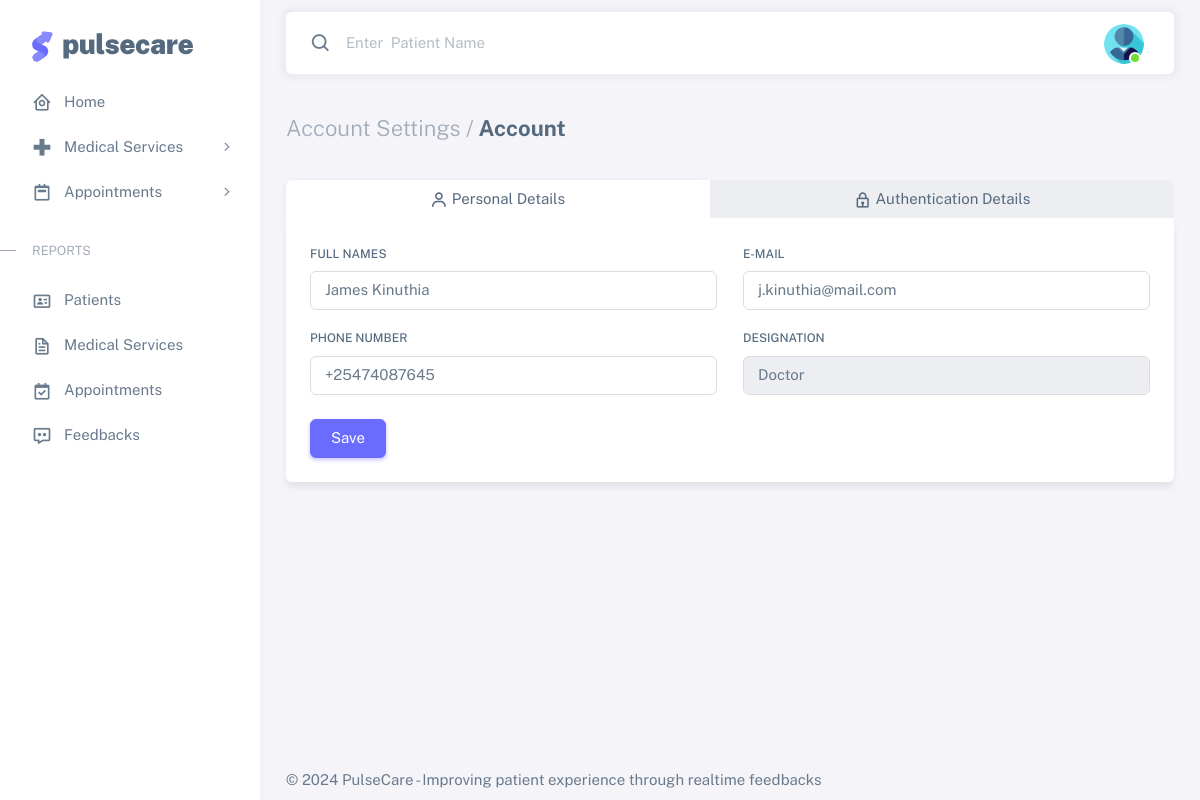
Page /views/profile.php (signed in) on the committed database.
### tables this page shows
CREATE TABLE `users` (
  `user_id` int(200) NOT NULL,
  `user_names` varchar(200) NOT NULL,
  `user_email` varchar(200) NOT NULL,
  `user_password` varchar(200) NOT NULL,
  `user_phone` varchar(200) NOT NULL,
  `user_access_level` varchar(200) NOT NULL,
  `user_designation` varchar(200) DEFAULT NULL,
  `user_change_password` int(200) NOT NULL DEFAULT 1,
  `user_account_status` int(5) NOT NULL DEFAULT 0
);

### config/checklogin.php (called while the page is built, shortened)
<?php
$user_id = mysqli_real_escape_string($mysqli, $_SESSION['user_id']);

### views/profile.php (the view, shortened to what this page needs)
<?php
require_once('../config/config.php');
require_once('../config/checklogin.php');
require_once('../helpers/users.php');
require_once('../partials/head.php');
?>
<body>
    <div class="layout-wrapper layout-content-navbar">
        <div class="layout-container">
            <?php require_once('../partials/aside.php'); ?>
            <div class="layout-page">
                <?php require_once('../partials/navbar.php'); ?>
                <div class="content-wrapper">
                    <?php
                    $users_sql = mysqli_query(
                        $mysqli,
                        "SELECT * FROM users WHERE user_id = '{$user_id}'"
                    );
                    if (mysqli_num_rows($users_sql) > 0) {
                        while ($user_detail = mysqli_fetch_array($users_sql)) { ?>
                            <div class="container-xxl flex-grow-1 container-p-y">
                                <h4 class="fw-bold py-3 mb-4"><span class="text-muted fw-light">Account Settings /</span> Account</h4>
                                <div class="row">
                                    <div class="col-xl-12">
                                        <div class="nav-align-top mb-4">
                                            <ul class="nav nav-tabs nav-fill" role="tablist">
                                                <li class="nav-item">
                                                    <button
                                                        type="button"
                                                        class="nav-link active"
                                                        role="tab"
                                                        data-bs-toggle="tab"
                                                        data-bs-target="#navs-justified-home"
                                                        aria-controls="navs-justified-home"
                                                        aria-selected="true">
                                                        <i class="tf-icons bx bx-user"></i> Personal Details
                                                    </button>
                                                </li>
                                                <li class="nav-item">
                                                    <button
                                                        type="button"
                                                        class="nav-link"
                                                        role="tab"
                                                        data-bs-toggle="tab"
                                                        data-bs-target="#navs-justified-profile"
                                                        aria-controls="navs-justified-profile"
                                                        aria-selected="false">
                                                        <i class="tf-icons bx bx-lock"></i> Authentication Details
                                                    </button>
                                                </li>
                                            </ul>
                                            <div class="tab-content">
                                                <div class="tab-pane fade show active" id="navs-justified-home" role="tabpanel">
                                                    <form method="POST">
                                                        <div class="row">
                                                            <div class="mb-3 col-md-6">
                                                                <label for="firstName" class="form-label">Full Names</label>
                                                                <input
                                                                    class="form-control"
                                                                    type="text"
                                                                    name="user_names"
                                                                    value="<?php echo $user_detail['user_names']; ?>"
                                                                    autofocus />
                                                            </div>
                                                            <div class="mb-3 col-md-6">
                                                                <label for="email" class="form-label">E-mail</label>
                                                                <input
                                                                    class="form-control"
                                                                    type="text"
                                                                    id="email"
                                                                    name="user_email"
                                                                    value="<?php echo $user_detail['user_email']; ?>" />
                                                            </div>
                                                            <div class="mb-3 col-md-6">
                                                                <label for="organization" class="form-label">Phone number</label>
                                                                <input
                                                                    type="text"
                                                                    class="form-control"
                                                                    name="user_phone"
                                                                    value="<?php echo $user_detail['user_phone']; ?>" />
                                                            </div>
                                                            <div class="mb-3 col-md-6">
                                                                <label for="address" class="form-label">Designation</label>
                                                                <input type="text" readonly class="form-control" id="address" name="user_designation" value="<?php echo $user_detail['user_designation']; ?>" />
                                                            </div>
                                                        </div>
                                                        <div class="mt-2">
                                                            <button type="submit" name="Update_User" class="btn btn-primary me-2">Save</button>
                                                        </div>
                                                    </form>
                                                </div>
                                            </div>
                                        </div>
                                    </div>
                                </div>
                            </div>
                    <?php }
                    } ?>
                </div>
                <?php require_once('../partials/footer.php'); ?>
            </div>
        </div>
    </div>
</body>
</html>

### partials/navbar.php (shortened to what this page needs)
<?php
$users_sql = mysqli_query(
    $mysqli,
    "SELECT user_id, user_names, user_access_level FROM users WHERE user_id = '{$user_id}'"
);
if (mysqli_num_rows($users_sql) > 0) {
    while ($user_detail = mysqli_fetch_array($users_sql)) {
?>
        <nav
            class="layout-navbar container-xxl navbar navbar-expand-xl navbar-detached align-items-center bg-navbar-theme"
            id="layout-navbar">
            <div class="navbar-nav-right d-flex align-items-center" id="navbar-collapse">
                <?php if ($_SESSION['user_access_level'] != 'Patient') { ?>
                    <form action="users_patients">
                        <div class="navbar-nav align-items-center">
                            <div class="nav-item d-flex align-items-center">
                                <i class="bx bx-search fs-4 lh-0"></i>
                                <input
                                    type="text"
                                    class="form-control border-0 shadow-none"
                                    placeholder="Enter  Patient Name"
                                    aria-label="Search..." />
                            </div>
                        </div>
                    </form>
                <?php } ?>
                <ul class="navbar-nav flex-row align-items-center ms-auto">
                    <li class="nav-item navbar-dropdown dropdown-user dropdown">
                        <a class="nav-link dropdown-toggle hide-arrow" href="profile" data-bs-toggle="dropdown">
                            <div class="avatar avatar-online">
                                <img src="../public/img/avatars/no-profile.png" alt class="w-px-40 h-auto rounded-circle" />
                            </div>
                        </a>
                    </li>
                </ul>
            </div>
        </nav>
<?php }
} ?>

### rows in the picture
users: user_names "James Kinuthia", user_email "j.kinuthia@mail.com", user_phone "+25474087645", user_designation "Doctor"
